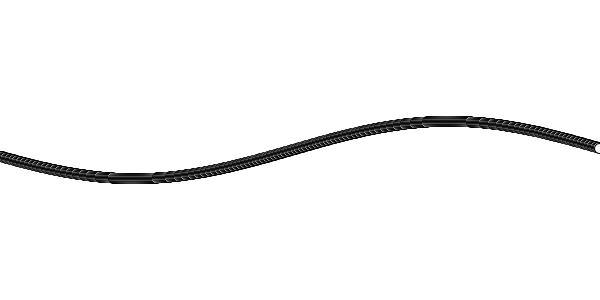
Frame 1 (no input)
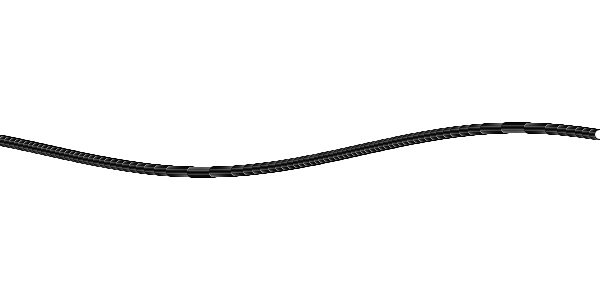
Frame 60 (the mouse pressed at the canvas centre just before this capture)
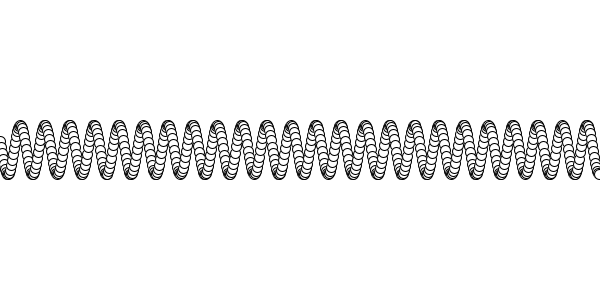
Frame 120 (the mouse held since frame 60 and released just before this capture)

The Processing sketch that drew these frames (run headless with seeded random() and noise(); from frame 60 on, the mouse is pressed at the canvas centre):

// Processing sketch: sin_waves
// ── sin_waves.pde
void setup(){
  size(600,300);
}

void draw(){
 background(255);
 
 for (int i = 0; i < width; i++){
   
   float mv = map(mouseX, 0, width, 0.01,0.5);
   
   float x = i;
   float y = height/2 + (sin((frameCount*0.1)+i*mv)*50);
   
   float x1 = i;
   float y1 = height/2 + (sin((frameCount*0.9)+i*mv)*10);
   
   float newy = (y+y1)/2;
   
   ellipse(x,newy,10,10);
 }
 
 }
